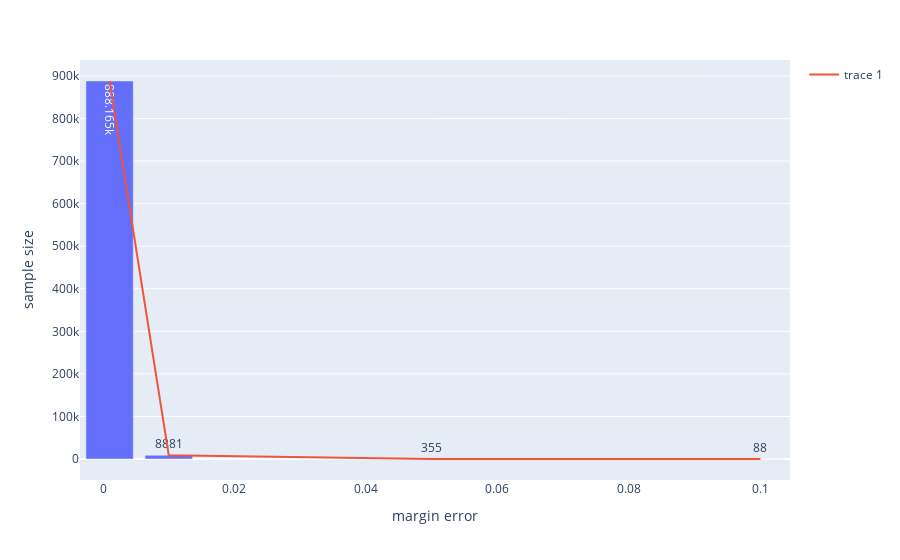

Source (notebook cell):
### Code cell
# Plot the results
fig = px.bar(x=margin_errors, y=[max(v.values()) for v in sample_sizes.values()], labels={"x": "margin error", "y": "sample size"}, text_auto=True)
# ajouter une courbe pour bien montrer la tendance
fig.add_scatter(x=margin_errors, y=[max(v.values()) for v in sample_sizes.values()], mode="lines")
fig.show()

### Figure 1 — Plotly figure (JSON) as saved in the notebook; plotly's stock layout.template omitted (floating-point values rounded to 4 significant figures)
{"data": [{"alignmentgroup": "True", "hovertemplate": "margin error=%{x}<br>sample size=%{y}<extra></extra>", "legendgroup": "", "marker": {"color": "#636efa", "pattern": {"shape": ""}}, "name": "", "offsetgroup": "", "orientation": "v", "showlegend": false, "textposition": "auto", "texttemplate": "%{y}", "type": "bar", "x": [0.001, 0.01, 0.05, 0.1], "xaxis": "x", "y": [888165, 8881, 355, 88], "yaxis": "y"}, {"mode": "lines", "type": "scatter", "x": [0.001, 0.01, 0.05, 0.1], "y": [888165, 8881, 355, 88]}], "layout": {"barmode": "relative", "legend": {"tracegroupgap": 0}, "margin": {"t": 60}, "xaxis": {"anchor": "y", "domain": [0, 1], "title": {"text": "margin error"}}, "yaxis": {"anchor": "x", "domain": [0, 1], "title": {"text": "sample size"}}}}
